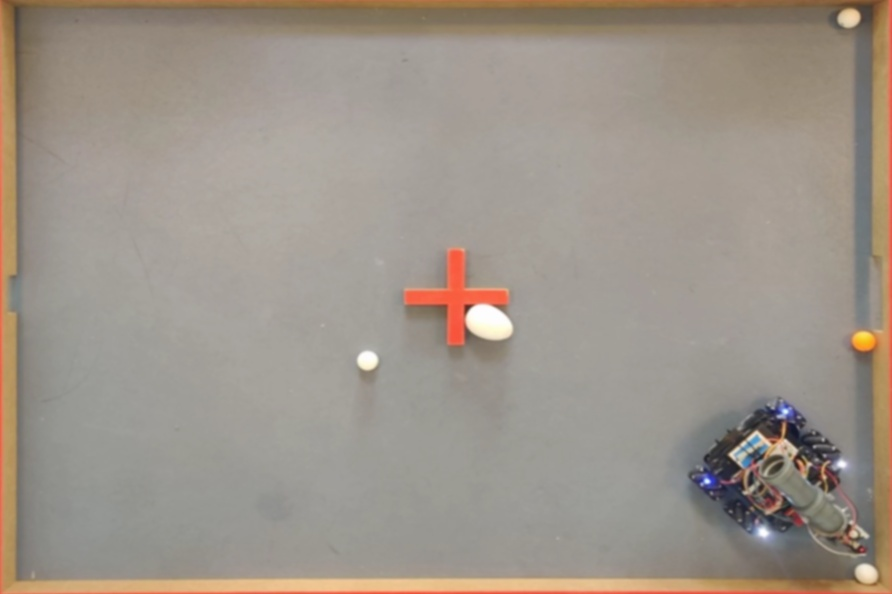
#> input picture picture/test1.jpg, 892 x 594 px
$ python -i utils.py   (imports and definitions only)
#> lines starting #> are read from the running program, lines starting #| are printed output that depends on the picture; after the words box and inside, x2 and y2 are one past the last pixel; in counts of white or black regions, pixels touching at a corner belong together
#> further down, picture is the input picture: shape (594, 892, 3); mean B, G, R 137.7, 148, 157.5
from calendar import c
import math
import os
from re import I
from secrets import randbelow
from tabnanny import verbose
from turtle import up
import cv2
from cv2 import GaussianBlur
import numpy as np
import random
import imutils
from imutils import paths
import argparse
from skimage import exposure
import json

# [100 lines left out: functions egg_draw, circle_detection, save_balls, saveOrange_balls, saveWhite_balls, not called in this run]

def load_balls(filename="balls.json"):
    with open(filename, 'r') as file:
        balls = json.load(file)
    # Convert the list of lists back to a list of tuples
    return [tuple(center) for center in balls]

# [4 lines left out: function print_balls, not called in this run]


#TRUE
def detect_ball_colors(image):
    #https://www.geeksforgeeks.org/multiple-color-detection-in-real-time-using-python-opencv/
    #https://colorpicker.me/#ffffff
    # https://colorizer.org/
  # Capturing video through webcam
 #  webcam = cv2.VideoCapture(0)

    # Convert the imageFrame in
    # BGR(RGB color space) to
    # HSV(hue-saturation-value)
    # color space
    hsvFrame = cv2.cvtColor(image, cv2.COLOR_BGR2HSV)
#> hsvFrame: shape (594, 892, 3); mean H, S, V 22, 32.1, 157.9

    # Set range for red color and
    # define mask
    red_lower = np.array([0, 113, 180], np.uint8) #HSV   0, 113, 180 # 6, 128, 244
    red_upper = np.array([9, 255, 255], np.uint8) #HSV  9, 255, 255 # 10, 163, 255
    red_mask = cv2.inRange(hsvFrame, red_lower, red_upper)
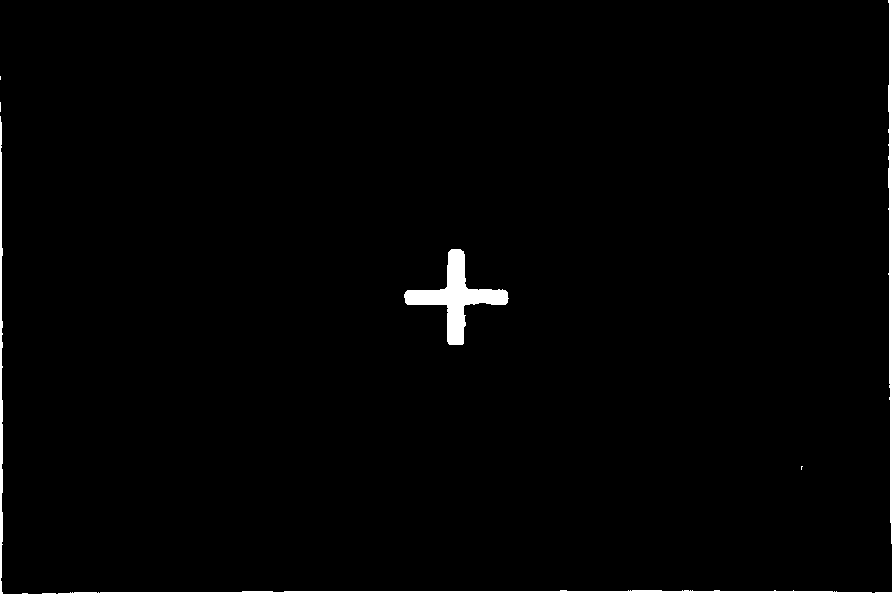
#> red_mask: shape (594, 892); 1.5% white; 9 white regions (5 under 20 px), largest, box (x1, y1, x2, y2) and area: (404, 249, 509, 345) 2960, (58, 590, 892, 594) 2287, (888, 0, 892, 544) 1521, (0, 116, 3, 594) 1086


    orange_lower = np.array([11, 121, 215], np.uint8) #HSV
    orange_upper = np.array([65, 211, 255], np.uint8) #HSV
    orange_mask = cv2.inRange(hsvFrame, orange_lower, orange_upper)
#> orange_mask: shape (594, 892); 0.11% white; 35 white regions (29 under 20 px), largest, box (x1, y1, x2, y2) and area: (853, 332, 876, 350) 204, (105, 591, 232, 592) 127, (407, 590, 480, 591) 73, (357, 590, 402, 591) 45, (4, 591, 21, 594) 33, (22, 591, 42, 593) 25


    """
    Attempt on the picture ending with 59, with both higher and lower values at the same time
    BEST SO FAR
    """
    #ORIGINAL
    white_lower = np.array([ 0, 0, 209], np.uint8) #HSV 6, 0, 191
    white_upper = np.array([100, 75, 255], np.uint8) #HSV 179, 42, 255
    white_mask = cv2.inRange(hsvFrame, white_lower, white_upper)
#> white_mask: shape (594, 892); 0.38% white; 19 white regions (11 under 20 px), largest, box (x1, y1, x2, y2) and area: (466, 304, 512, 339) 1062, (357, 351, 378, 370) 281, (857, 565, 877, 581) 255


    """
    Attempt on the picture ending with 46
    """
    blue_lower = np.array([95, 66, 141], np.uint8) #HSV
    blue_upper = np.array([113, 150, 205], np.uint8) #HSV
    blue_mask = cv2.inRange(hsvFrame, blue_lower, blue_upper)
#> blue_mask: shape (594, 892); 0.04% white in thin lines or dots, all inside (x1, y1, x2, y2) = (741, 412, 783, 534)

    orange_detected = []

    ###########################################################

    # Morphological Transform, Dilation
    # for each color and bitwise_and operator
    # between imageFrame and mask determines
    # to detect only that particular color
    kernel = np.ones((5, 5), "uint8")

    # For red color
    red_mask = cv2.dilate(red_mask, kernel)
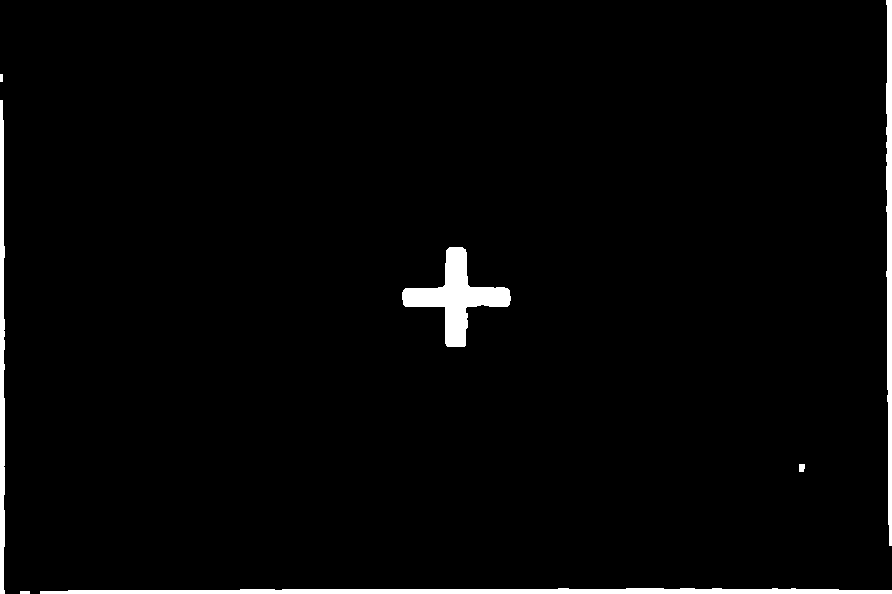
#> red_mask: shape (594, 892); 2.4% white; 7 white regions, largest, box (x1, y1, x2, y2) and area: (40, 588, 892, 594) 4057, (402, 247, 511, 347) 3814, (886, 0, 892, 546) 2654
    res_red = cv2.bitwise_and(image, image,
                              mask = red_mask)
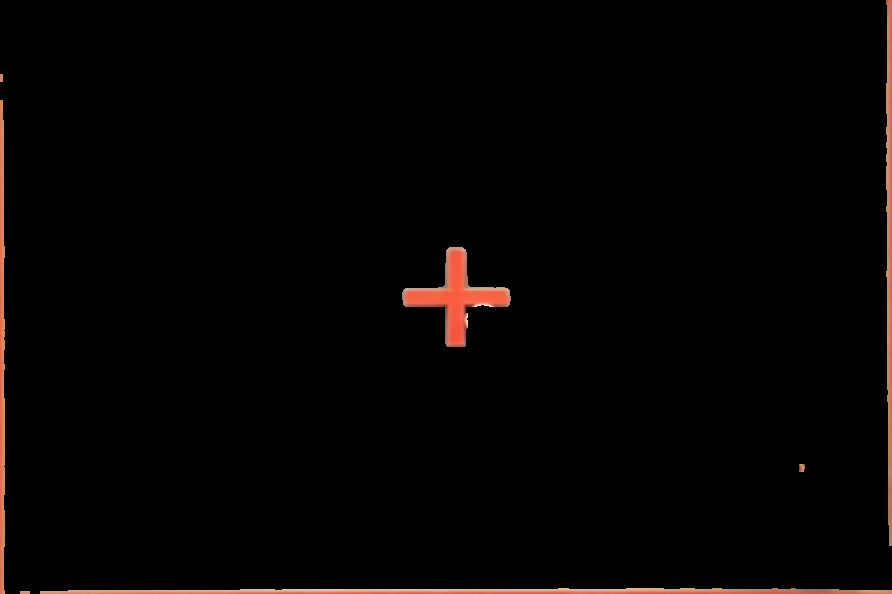
#> res_red: shape (594, 892, 3); mean B, G, R 2.2, 3, 5.3

    # For orange color
    orange_mask = cv2.dilate(orange_mask, kernel)
#> orange_mask: shape (594, 892); 0.48% white; 13 white regions, largest, box (x1, y1, x2, y2) and area: (83, 589, 234, 594) 755, (355, 588, 496, 593) 705, (851, 330, 878, 352) 476
    res_orange = cv2.bitwise_and(image, image,
                                mask = orange_mask)

    # For white color
    white_mask = cv2.dilate(white_mask, kernel)
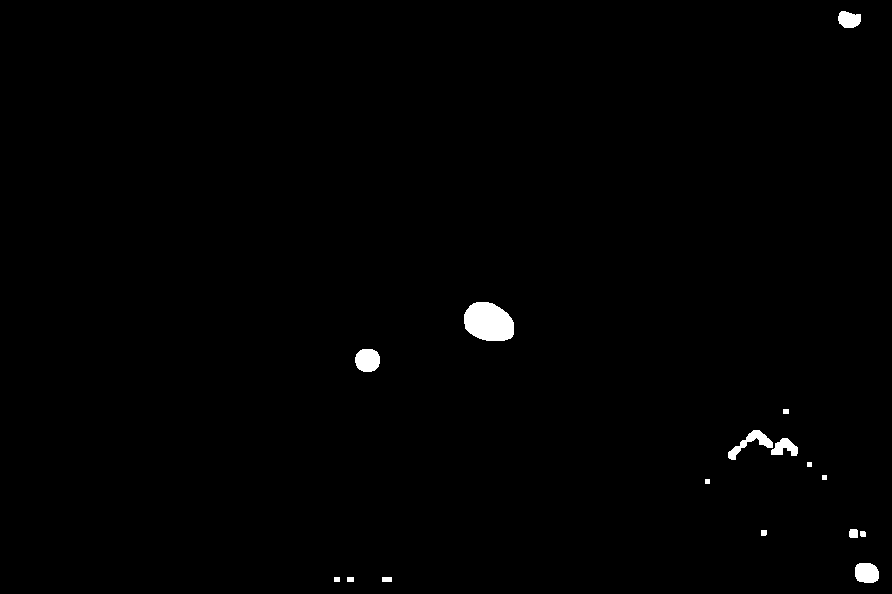
#> white_mask: shape (594, 892); 0.73% white; 16 white regions, largest, box (x1, y1, x2, y2) and area: (464, 302, 514, 341) 1557, (355, 349, 380, 372) 477, (728, 430, 773, 460) 426
    res_white = cv2.bitwise_and(image, image,
                               mask = white_mask)

    # For blue color
    blue_mask = cv2.dilate(blue_mask, kernel)
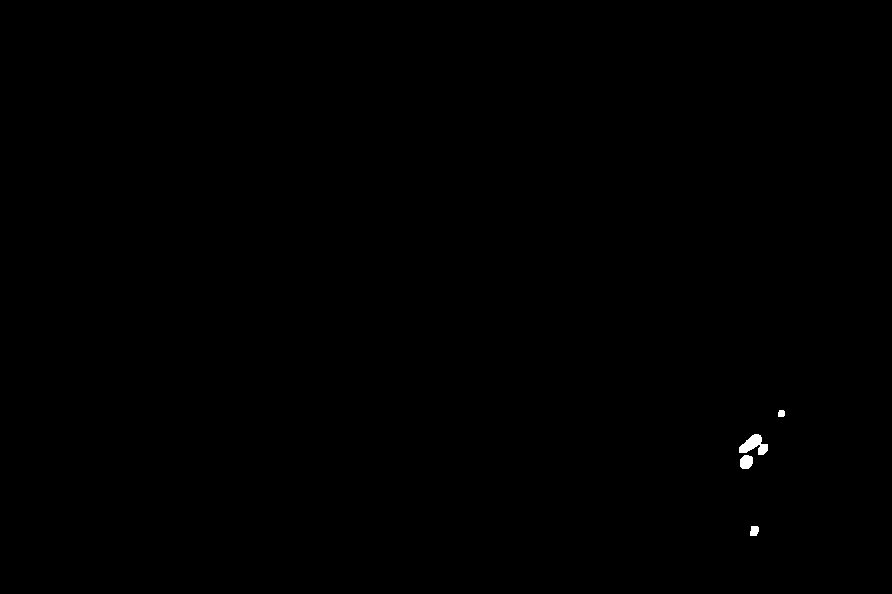
#> blue_mask: shape (594, 892); 0.12% white; 4 white regions
    res_blue = cv2.bitwise_and(image, image,
                               mask = blue_mask)

    # # For green color
    # green_mask = cv2.dilate(green_mask, kernel)
    # res_blue = cv2.bitwise_and(image, image,
    #                            mask = green_mask)


    # Creating contour to track red color
    contours, hierarchy = cv2.findContours(red_mask,
                                           cv2.RETR_TREE,
                                           cv2.CHAIN_APPROX_SIMPLE)
#> contours = 7 contours, 2 with area under 20; largest, box (x1, y1, x2, y2) and area: (402, 247, 511, 347) 3622, (40, 588, 892, 594) 3202, (886, 0, 892, 546) 2104, (0, 100, 5, 594) 1641, (799, 464, 805, 472) 32

    #MAybe save the data, and when this function is almost done, fiind the median of the two values if any. Or just use the only one
    #regarding the arena
    for pic, contour in enumerate(contours):
        area = cv2.contourArea(contour)
        if area > 6000 and area < 8000: # area of cross is aprox 7000
            rect = cv2.minAreaRect(contour)
            box = cv2.boxPoints(rect)
            box = np.int0(box)

            center = (int(rect[0][0]), int(rect[0][1]))
            size = (int(rect[1][0] // 2) + 10, int(rect[1][1] // 2) + 10)
            angle = rect[2] + 45

            # Create a rotation matrix
            M = cv2.getRotationMatrix2D(center, angle, 1.0)

            # Calculate the end points of the cross lines
            end1 = (int(center[0] + size[0] * np.cos(np.radians(angle))),
                    int(center[1] + size[0] * np.sin(np.radians(angle))))
            end2 = (int(center[0] - size[0] * np.cos(np.radians(angle))),
                    int(center[1] - size[0] * np.sin(np.radians(angle))))
            end3 = (int(center[0] + size[1] * np.cos(np.radians(angle + 90))),
                    int(center[1] + size[1] * np.sin(np.radians(angle + 90))))
            end4 = (int(center[0] - size[1] * np.cos(np.radians(angle + 90))),
                    int(center[1] - size[1] * np.sin(np.radians(angle + 90))))

            # Draw the cross
            cv2.line(image, end1, end2, (0, 0, 255), 2)
            cv2.line(image, end3, end4, (0, 0, 255), 2)

            cv2.putText(image, "Red Colour", (int(rect[0][0]), int(rect[0][1])), cv2.FONT_HERSHEY_SIMPLEX, 1.0, (0, 0, 255))

            no_go_zones = []
            no_go_zones.append([
                (end1, end2),
                (end3, end4)
            ])

            save_no_go_zones(no_go_zones)
#> this loop made 7 passes
#> area on passes 2, 3, 4, 5, 7: 3202.5, 32.5, 3622.5, 1641, 2104.5


    # Creating contour to track orange color
    contours, hierarchy = cv2.findContours(orange_mask,
                                           cv2.RETR_TREE,
                                           cv2.CHAIN_APPROX_SIMPLE)
#> contours = 14 contours, 4 with area under 20; largest, box (x1, y1, x2, y2) and area: (83, 589, 234, 594) 600, (355, 588, 496, 593) 560, (851, 330, 878, 352) 479, (2, 589, 44, 594) 150, (603, 588, 625, 593) 84

    for pic, contour in enumerate(contours):
        area = cv2.contourArea(contour)
        if(area > 300):
            x, y, w, h = cv2.boundingRect(contour)
            image = cv2.rectangle(image, (x, y),
                                       (x + w, y + h),
                                       (0, 165, 255), 2)  #color of the rectangle, and 2 is the thickness
            # print(f"(x={x}, y={y}) w={w} h={h} area={area}")


            cv2.putText(image, "Orange Colour", (x, y),
                        cv2.FONT_HERSHEY_SIMPLEX,
                        1.0, (0, 165, 255))
            orange_detected.append(contour)
#> this loop made 14 passes
#> (contour, area, x, y, w, h) on passes 3, 8: ([[83, 589], [83, 593], [233, 593], [233, 589]], 600, 83, 589, 151, 5), ([[355, 588], [355, 592], [495, 592], [495, 588]], 560, 355, 588, 141, 5)
#> (area, x, y, w, h) on pass 12: (479, 851, 330, 27, 22)
#> pass 3, in detect_ball_colors, `image = cv2.rectangle(image, (x, y), (x + w, y + h), (0, 165, 255), 2)`:
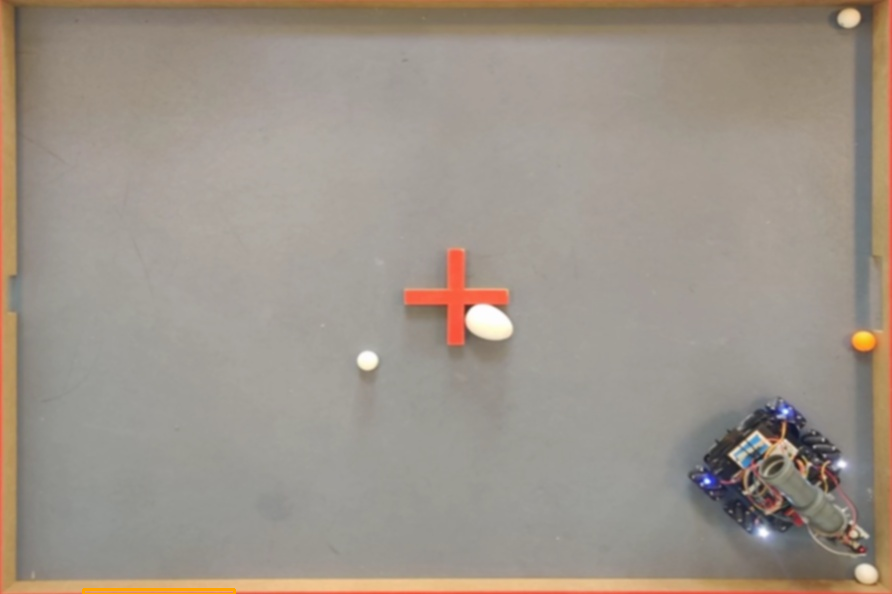
#> image: shape (594, 892, 3); 0.12% of pixels changed, all inside (x1, y1, x2, y2) = (82, 588, 236, 594)
#> after the loop:
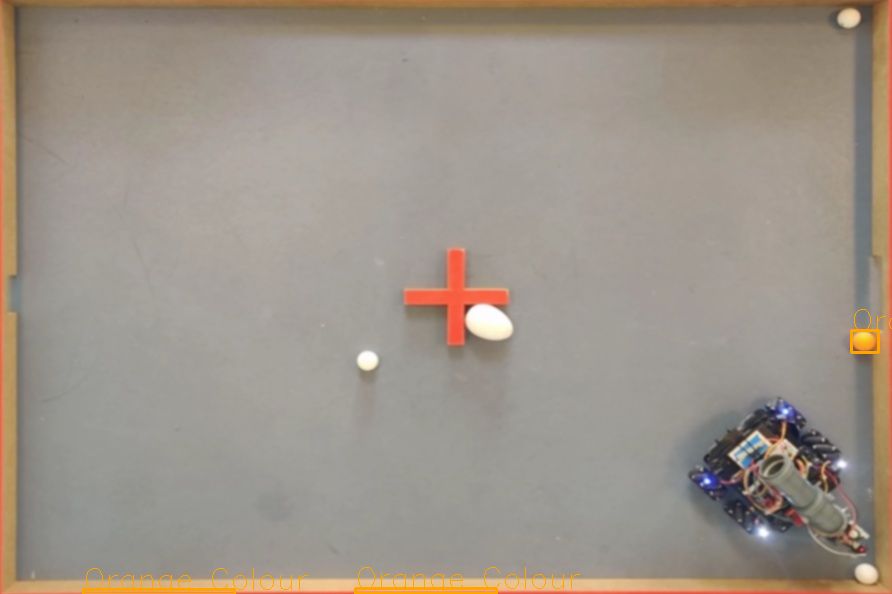
#> image: shape (594, 892, 3); 0.36% of pixels changed, all inside (x1, y1, x2, y2) = (86, 309, 892, 594)
#> after the loop, orange_detected = 3 contours; box (x1, y1, x2, y2) and area: (83, 589, 234, 594) 600, (355, 588, 496, 593) 560, (851, 330, 878, 352) 479

    check_point_in_orange_region(contours)


    # Creating contour to track white color
    contours, hierarchy = cv2.findContours(white_mask,
                                           cv2.RETR_TREE,
                                           cv2.CHAIN_APPROX_SIMPLE)
    for pic, contour in enumerate(contours):
        area = cv2.contourArea(contour)
        if(area > 300):
            x, y, w, h = cv2.boundingRect(contour)
            image = cv2.rectangle(image, (x, y),
                                       (x + w, y + h),
                                       (255, 255, 255), 2)
            # print(f"(White objects: x={x}, y={y}) w={w} h={h} area={area}")
            #If a big white object is detected with size of the egg, draw an ellipse to specify the egg
            if(area > 2000 and area < 4000): #before 2900
                image = egg_draw(image,x,y,w,h,area)

            cv2.putText(image, "White Colour", (x, y),
                        cv2.FONT_HERSHEY_SIMPLEX,
                        1.0, (255, 255, 255))

    return image

def check_point_in_orange_region(contours):
    #To store balls in separate arrays
    white_balls = []
    orange_balls = []

    # Check each ball coordinate
    balls = load_balls("balls.json")
#> (reads balls.json from the repository)
    for px, py in balls:
        point_in_orange_region = False
        for contour in contours:
            # Check if the point (px, py) is inside this contour
            dist = cv2.pointPolygonTest(contour, (px, py), False)
            if dist >= 0:
                point_in_orange_region = True
                break  # Exit the loop if the point is found in any contour

        if point_in_orange_region:
            orange_balls.append((px, py))
        else:
            white_balls.append((px, py))
#> after the loop, orange_balls = []; white_balls = []


    saveOrange_balls(orange_balls)
    saveWhite_balls(white_balls)

def save_no_go_zones(zones, filename="no_go_zones.json"):
    with open(filename, 'w') as file:
        json.dump(zones, file)


# [12 lines left out: function blurred, not called in this run]

>>> import cv2
>>> picture = cv2.imread('test1.jpg')
#> (the run stopped early here; a loop or call above may not have finished)
